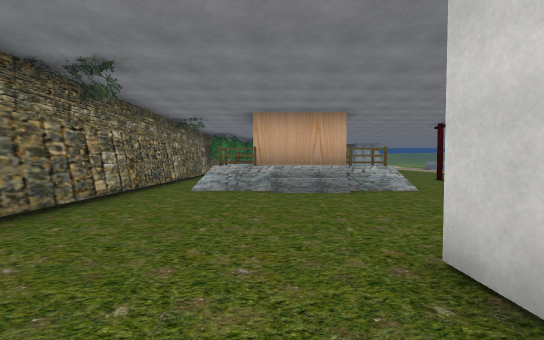
[1] (above)

13 first-person views from a walk through a scene from a Unity 3-D project. The camera is 1.4 m above the floor, tilts 2° down and sees 90° across. The floor is counted in squares, 2 m on a side. Each view is taken from the middle of a square. On the plan, view 1 faces up. The plan holds only what a view shows up to about 9 squares ahead; the rest is blank. The place goes on beyond the plan. Some trees and plants on the terrain are drawn as simple stand-ins. Some animated figures are left out. Some surface patterns are stand-ins.

[2]
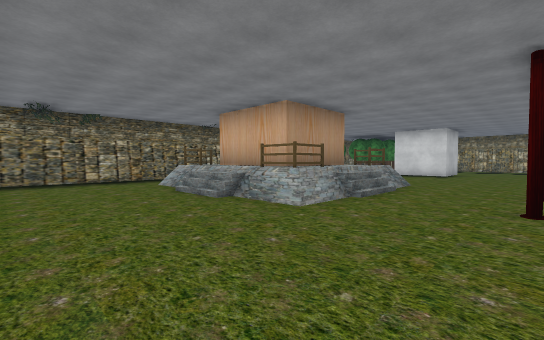

[3]
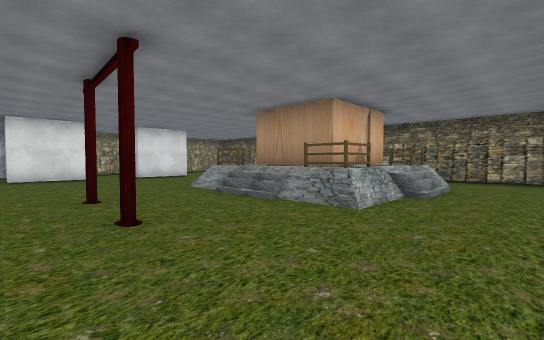

[4]
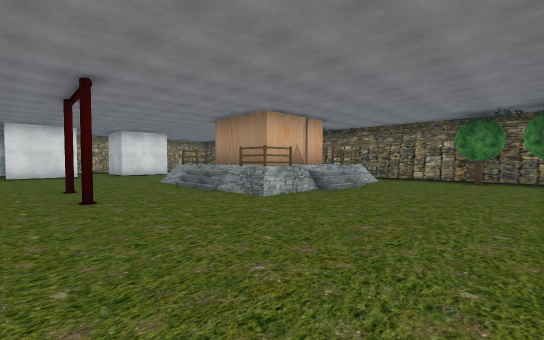

[5]
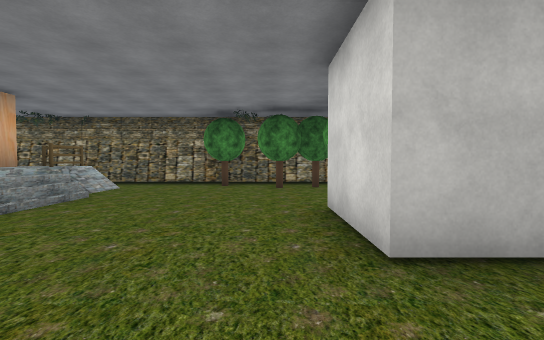

[6]
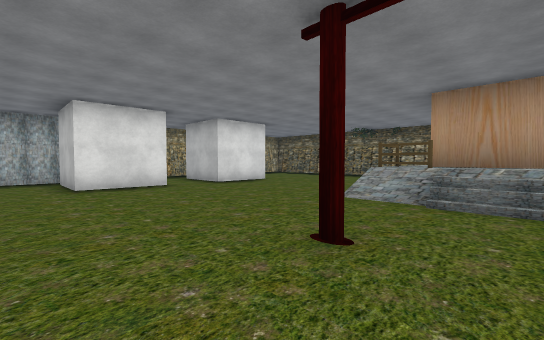

[7]
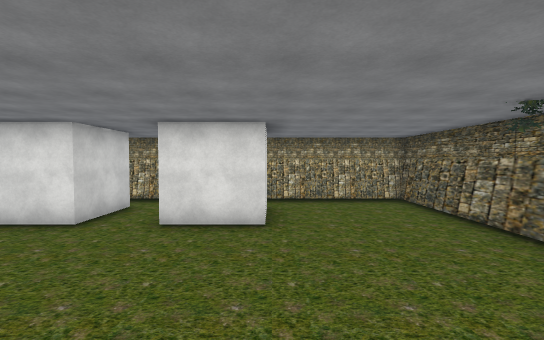

[8]
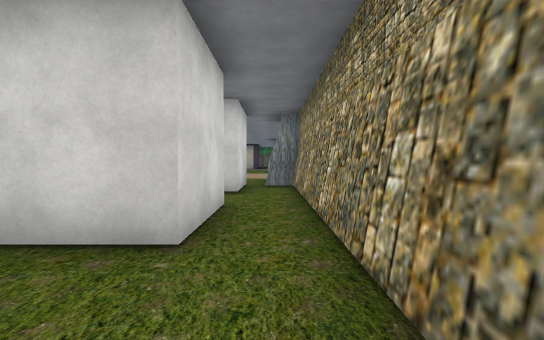

[9]
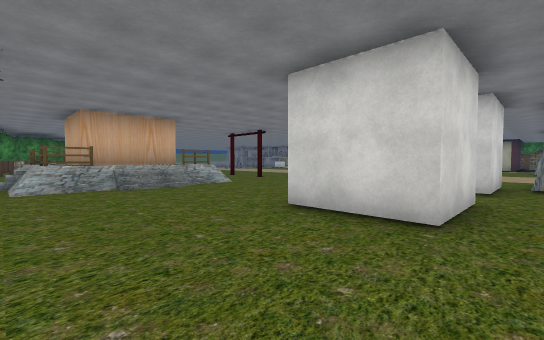

[10]
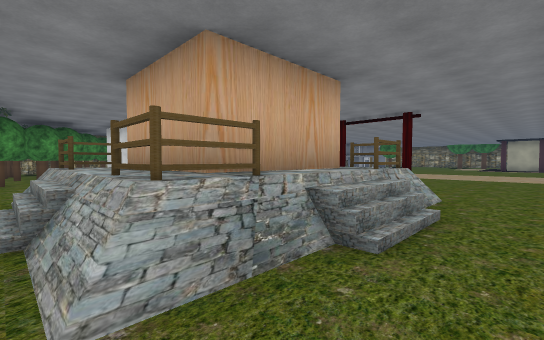

[11]
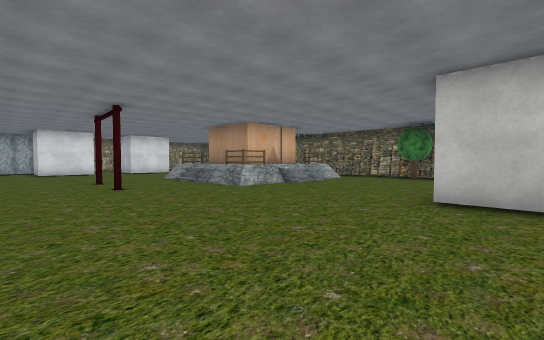

[12]
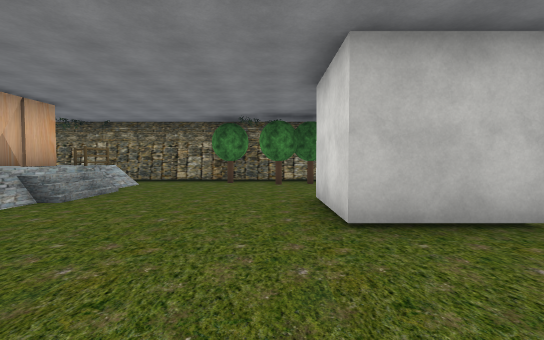

[13]
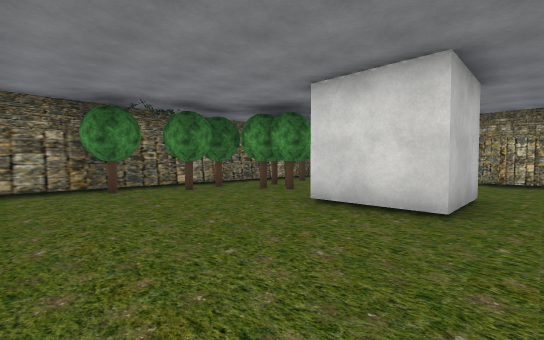

### Floor plan
Key: @ floor where view 1 was taken; # wall or solid block; . main floor; : floor 0.25 m higher than the main floor; + floor 1 m higher than the main floor; * floor 1.25 m higher than the main floor; / step, stairs or slope; T tree; O other object.
Columns run from 3 left of view 1 to 8 right of it. Each row starts with its distance up from view 1.
 17 #     #.....
 16 #T..###.....
 15 #T..........
 14 T...........
 13 #...........
 12 #...........
 11 #OOO OO.....
 10 #OOOOOO..O..
  9 #:OO O+.....
  8 #:OO O+..O..
  7 #OOO*OO.....
  6 #..//.......
  5 #...........
  4 #...........
  3 #...........
  2 #....##.##..
  1 #...###.###.
  0 #..@###.###.
 -1 #........###
 -2 ##########

Where each view was taken, in squares from view 1:
view 1: 0 up, 0 right, facing up
view 2: 3 up, 6 right, facing up-left
view 3: 13 up, 7 right, facing down-left
view 4: 15 up, 7 right, facing down-left
view 5: 15 up, 5 right, facing left
view 6: 9 up, 8 right, facing down-left
view 7: 7 up, 1 right, facing down
view 8: 1 down, 1 left, facing right
view 9: 1 down, 2 left, facing up-right
view 10: 5 up, 2 left, facing up-right
view 11: 17 up, 8 right, facing down-left
view 12: 15 up, 6 right, facing left
view 13: 12 up, 4 right, facing up-left
